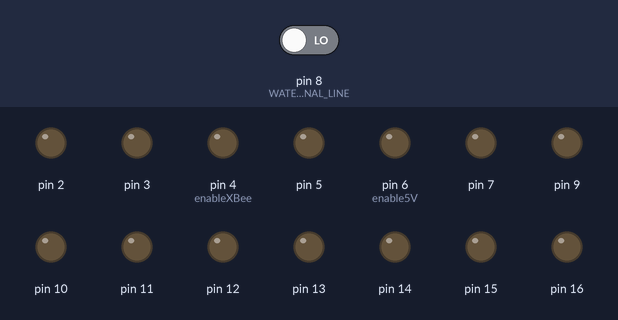
The sketch below on a simulated Arduino Uno, built with avr-gcc and run on an emulated ATmega328P. Shown: output pins drawn as LEDs (lit = HIGH). Inputs (shaded band) come from the test bench; at power-on: pin 8 (WATER_SENSOR_SIGNAL_LINE) LOW. Sleep ends after the set time or at an interrupt; what the sketch prints to the serial monitor is not drawn.

Above: at 0.1 s.
At 65.7 s:
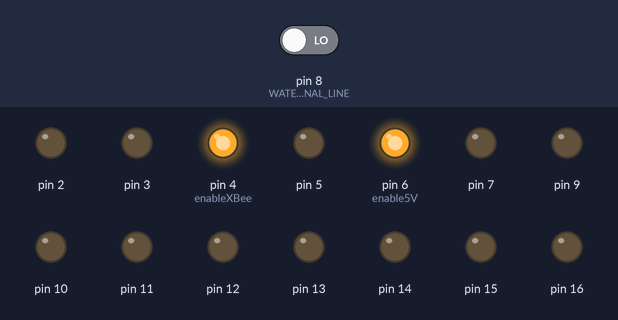
Timing chart, 0 to 68.1 s (numbered marks = the images above):
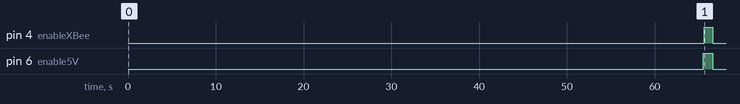

Measured:
- by itself, pin 4 (enableXBee): LOW → HIGH at 65.6 s, → LOW 1.0 s later
- by itself, pin 6 (enable5V): LOW → HIGH at 65.5 s, → LOW 1.1 s later

The sketch:

groveSender.ino
```cpp
/**
 * Hardware Connections:
 *  Arduino | Grove Water Sensor
 *  -------------------
 *    5V    |   VCC
 *    8     |   SIGNAL
 *    GND   |   GND
 *
 */

#include <avr/sleep.h>
volatile int sleepCycleCounter = 0;
const int minutesToSleep = 1;
const int minSleepCycles = (minutesToSleep*60)/8;

const int enableXBee = 4;
const int enable5V = 6;
const int WATER_SENSOR_SIGNAL_LINE = 8;

const String DEVICE_GUID = "LRV2PVDX";
String message;

void setup()
{
  for(int i = 0; i <= 20; i++){
    if(i != 8){
      pinMode(i, OUTPUT);
    }
  }
  pinMode(WATER_SENSOR_SIGNAL_LINE, INPUT);
  watchdogOn(); // Turn on the watch dog timer.
  Serial.begin(9600);
}

void loop()
{
  enterSleep();

  if (sleepCycleCounter > minSleepCycles) {
    digitalWrite(enable5V, HIGH);
    delay(100);
    if(digitalRead(WATER_SENSOR_SIGNAL_LINE) == LOW){
      message = DEVICE_GUID + ":1?";
    }
    else{
      message = DEVICE_GUID + ":0?";
    }
    digitalWrite(enableXBee, HIGH);
    delay(500);
    Serial.println(message);
    delay(500);
    digitalWrite(enable5V, LOW);
    digitalWrite(enableXBee, LOW);
    sleepCycleCounter = 0;
  }
}

void enterSleep()
{
  set_sleep_mode(SLEEP_MODE_PWR_DOWN);
  sleep_enable();
  sleep_mode();
  sleep_disable();
}

void watchdogOn() {

  // Clear the reset flag, the WDRF bit (bit 3) of MCUSR.
  MCUSR = MCUSR & B11110111;

  // Set the WDCE bit (bit 4) and the WDE bit (bit 3)
  // of WDTCSR. The WDCE bit must be set in order to
  // change WDE or the watchdog prescalers. Setting the
  // WDCE bit will allow updtaes to the prescalers and
  // WDE for 4 clock cycles then it will be reset by
  // hardware.
  WDTCSR = WDTCSR | B00011000;

  // Set the watchdog timeout prescaler value to 1024 K
  // which will yeild a time-out interval of about 8.0 s.
  WDTCSR = B00100001;

  // Enable the watchdog timer interupt.
  WDTCSR = WDTCSR | B01000000;
  MCUSR = MCUSR & B11110111;

}

ISR(WDT_vect)
{
  sleepCycleCounter ++;
}
```
